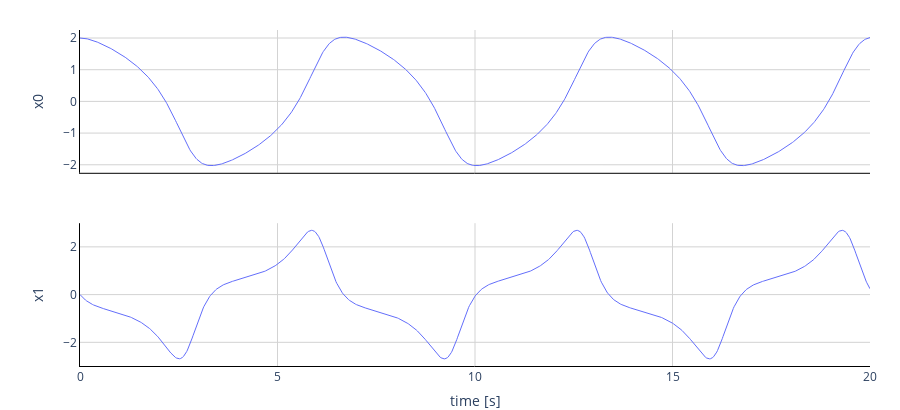

Notebook cell for this chart:
### Code cell
#unzipdir = extract('Dahlquist.fmu')

# model_descriptions = read_model_description(unzipdir)

# instantiate_fmu

filename = 'Reference-FMUs-0.0.16/2.0/VanDerPol.fmu'

result = simulate_fmu(filename)

plot_result(result)

### Figure 1 — Plotly figure (JSON) as saved in the notebook; plotly's stock layout.template omitted (floating-point values rounded to 4 significant figures; data arrays with more than 128 entries replaced by an {"elided": "..."} marker saying what was removed)
{"data": [{"line": {"color": "#636efa", "width": 1}, "marker": {"color": "#636efa", "size": 5}, "name": "x0", "type": "scatter", "x": {"elided": "1001 float values"}, "xaxis": "x", "y": {"elided": "1001 float values"}, "yaxis": "y"}, {"line": {"color": "#636efa", "width": 1}, "marker": {"color": "#636efa", "size": 5}, "name": "x1", "type": "scatter", "x": {"elided": "1001 float values"}, "xaxis": "x2", "y": {"elided": "1001 float values"}, "yaxis": "y2"}], "layout": {"height": 410, "margin": {"b": 0, "r": 30, "t": 30}, "plot_bgcolor": "rgba(0,0,0,0)", "showlegend": false, "xaxis": {"anchor": "y", "domain": [0, 1], "gridcolor": "LightGrey", "gridwidth": 1, "linecolor": "black", "matches": "x2", "range": [0, 20], "showgrid": true, "showline": true, "showticklabels": false, "ticklen": 0, "zeroline": true, "zerolinecolor": "LightGrey", "zerolinewidth": 1}, "xaxis2": {"anchor": "y2", "domain": [0, 1], "gridcolor": "LightGrey", "gridwidth": 1, "linecolor": "black", "range": [0, 20], "showgrid": true, "showline": true, "ticklen": 0, "title": {"text": "time [s]"}, "zeroline": true, "zerolinecolor": "LightGrey", "zerolinewidth": 1}, "yaxis": {"anchor": "x", "domain": [0.575, 1], "gridcolor": "LightGrey", "gridwidth": 1, "linecolor": "black", "showgrid": true, "showline": true, "ticklen": 0, "title": {"text": "x0"}, "zerolinecolor": "LightGrey", "zerolinewidth": 1}, "yaxis2": {"anchor": "x2", "domain": [0, 0.425], "gridcolor": "LightGrey", "gridwidth": 1, "linecolor": "black", "showgrid": true, "showline": true, "ticklen": 0, "title": {"text": "x1"}, "zerolinecolor": "LightGrey", "zerolinewidth": 1}}}
